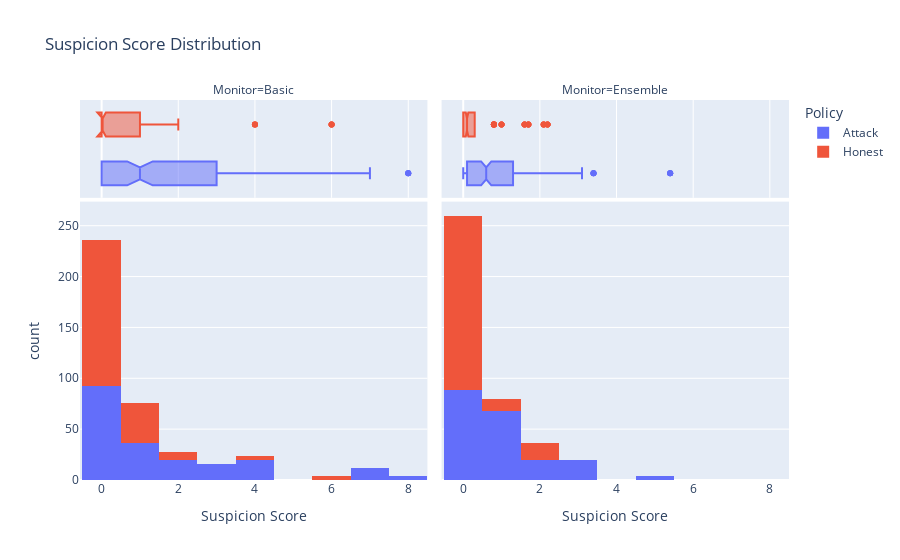
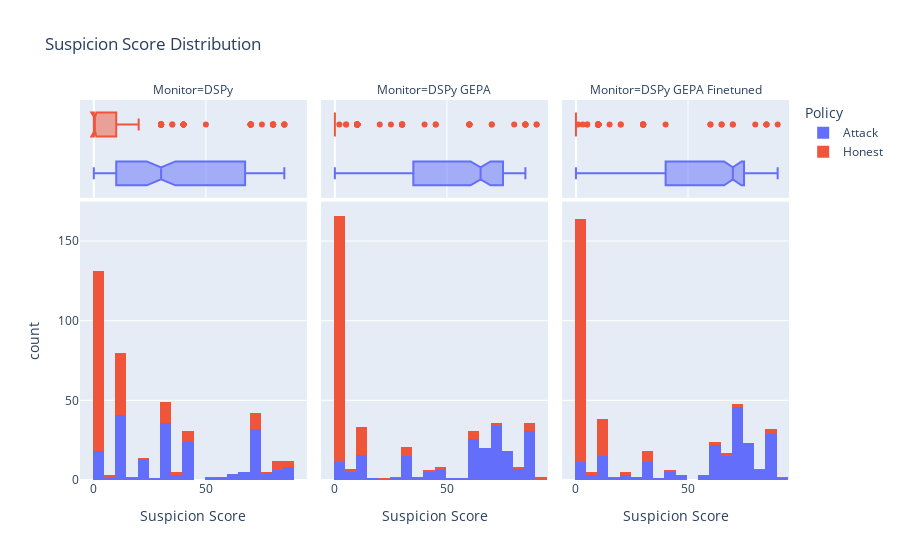

The notebook cell saved with these charts, in order:
### Code cell
suspicion_plot_df = suspicion_df.copy()
suspicion_plot_df.loc[:, "Monitor"] = format_monitor_name(suspicion_plot_df)
fig = px.histogram(
    suspicion_plot_df[suspicion_plot_df["Monitor"].isin(["Basic", "Ensemble"])],
    x="Suspicion Score",
    color="Policy",
    nbins=11,
    facet_col="Monitor",
    title="Suspicion Score Distribution",
    marginal="box",
)
fig.update_layout(
    hovermode="x",
)
fig.write_html(FIGURES_DIR / "basic+ensemble_suspicion_score_distribution.html")
fig.write_image(
    FIGURES_DIR / "basic+ensemble_suspicion_score_distribution.png", **PLOTLY_FIG_KWARGS
)
fig.show()
fig = px.histogram(
    suspicion_plot_df[~suspicion_plot_df["Monitor"].isin(["Basic", "Ensemble"])],
    x="Suspicion Score",
    color="Policy",
    nbins=21,
    facet_col="Monitor",
    title="Suspicion Score Distribution",
    marginal="box",
)
fig.update_layout(
    hovermode="x",
)
fig.write_html(FIGURES_DIR / "dspy_suspicion_score_distribution.html")
fig.write_image(
    FIGURES_DIR / "dspy_suspicion_score_distribution.png", **PLOTLY_FIG_KWARGS
)
fig.show()

### Figure 1 — Plotly figure (JSON) as saved in the notebook; plotly's stock layout.template omitted (floating-point values rounded to 4 significant figures; data arrays with more than 128 entries replaced by an {"elided": "..."} marker saying what was removed)
{"data": [{"bingroup": "x", "hovertemplate": "Policy=Attack<br>Monitor=Basic<br>Suspicion Score=%{x}<br>count=%{y}<extra></extra>", "legendgroup": "Attack", "marker": {"color": "#636efa", "pattern": {"shape": ""}}, "name": "Attack", "nbinsx": 11, "orientation": "v", "showlegend": true, "type": "histogram", "x": {"elided": "200 float values"}, "xaxis": "x", "yaxis": "y"}, {"hovertemplate": "Policy=Attack<br>Monitor=Basic<br>Suspicion Score=%{x}<extra></extra>", "legendgroup": "Attack", "marker": {"color": "#636efa"}, "name": "Attack", "notched": true, "showlegend": false, "type": "box", "x": {"elided": "200 float values"}, "xaxis": "x3", "yaxis": "y3"}, {"bingroup": "x", "hovertemplate": "Policy=Attack<br>Monitor=Ensemble<br>Suspicion Score=%{x}<br>count=%{y}<extra></extra>", "legendgroup": "Attack", "marker": {"color": "#636efa", "pattern": {"shape": ""}}, "name": "Attack", "nbinsx": 11, "orientation": "v", "showlegend": false, "type": "histogram", "x": {"elided": "200 float values"}, "xaxis": "x2", "yaxis": "y2"}, {"hovertemplate": "Policy=Attack<br>Monitor=Ensemble<br>Suspicion Score=%{x}<extra></extra>", "legendgroup": "Attack", "marker": {"color": "#636efa"}, "name": "Attack", "notched": true, "showlegend": false, "type": "box", "x": {"elided": "200 float values"}, "xaxis": "x4", "yaxis": "y4"}, {"bingroup": "x", "hovertemplate": "Policy=Honest<br>Monitor=Basic<br>Suspicion Score=%{x}<br>count=%{y}<extra></extra>", "legendgroup": "Honest", "marker": {"color": "#EF553B", "pattern": {"shape": ""}}, "name": "Honest", "nbinsx": 11, "orientation": "v", "showlegend": true, "type": "histogram", "x": {"elided": "200 float values"}, "xaxis": "x", "yaxis": "y"}, {"hovertemplate": "Policy=Honest<br>Monitor=Basic<br>Suspicion Score=%{x}<extra></extra>", "legendgroup": "Honest", "marker": {"color": "#EF553B"}, "name": "Honest", "notched": true, "showlegend": false, "type": "box", "x": {"elided": "200 float values"}, "xaxis": "x3", "yaxis": "y3"}, {"bingroup": "x", "hovertemplate": "Policy=Honest<br>Monitor=Ensemble<br>Suspicion Score=%{x}<br>count=%{y}<extra></extra>", "legendgroup": "Honest", "marker": {"color": "#EF553B", "pattern": {"shape": ""}}, "name": "Honest", "nbinsx": 11, "orientation": "v", "showlegend": false, "type": "histogram", "x": {"elided": "200 float values"}, "xaxis": "x2", "yaxis": "y2"}, {"hovertemplate": "Policy=Honest<br>Monitor=Ensemble<br>Suspicion Score=%{x}<extra></extra>", "legendgroup": "Honest", "marker": {"color": "#EF553B"}, "name": "Honest", "notched": true, "showlegend": false, "type": "box", "x": {"elided": "200 float values"}, "xaxis": "x4", "yaxis": "y4"}], "layout": {"annotations": [{"font": {}, "showarrow": false, "text": "Monitor=Basic", "x": 0.245, "xanchor": "center", "xref": "paper", "y": 1, "yanchor": "bottom", "yref": "paper"}, {"font": {}, "showarrow": false, "text": "Monitor=Ensemble", "x": 0.755, "xanchor": "center", "xref": "paper", "y": 1, "yanchor": "bottom", "yref": "paper"}], "barmode": "relative", "hovermode": "x", "legend": {"title": {"text": "Policy"}, "tracegroupgap": 0}, "title": {"text": "Suspicion Score Distribution"}, "xaxis": {"anchor": "y", "domain": [0, 0.49], "title": {"text": "Suspicion Score"}}, "xaxis2": {"anchor": "y2", "domain": [0.51, 1], "matches": "x", "title": {"text": "Suspicion Score"}}, "xaxis3": {"anchor": "y3", "domain": [0, 0.49], "matches": "x", "showgrid": true, "showticklabels": false}, "xaxis4": {"anchor": "y4", "domain": [0.51, 1], "matches": "x", "showgrid": true, "showticklabels": false}, "yaxis": {"anchor": "x", "domain": [0, 0.7326], "title": {"text": "count"}}, "yaxis2": {"anchor": "x2", "domain": [0, 0.7326], "matches": "y", "showticklabels": false}, "yaxis3": {"anchor": "x3", "domain": [0.7426, 1], "matches": "y3", "showgrid": false, "showline": false, "showticklabels": false, "ticks": ""}, "yaxis4": {"anchor": "x4", "domain": [0.7426, 1], "matches": "y3", "showgrid": false, "showline": false, "showticklabels": false, "ticks": ""}}}

### Figure 2 — Plotly figure (JSON) as saved in the notebook; plotly's stock layout.template omitted (floating-point values rounded to 4 significant figures; data arrays with more than 128 entries replaced by an {"elided": "..."} marker saying what was removed)
{"data": [{"bingroup": "x", "hovertemplate": "Policy=Attack<br>Monitor=DSPy<br>Suspicion Score=%{x}<br>count=%{y}<extra></extra>", "legendgroup": "Attack", "marker": {"color": "#636efa", "pattern": {"shape": ""}}, "name": "Attack", "nbinsx": 21, "orientation": "v", "showlegend": true, "type": "histogram", "x": {"elided": "200 float values"}, "xaxis": "x", "yaxis": "y"}, {"hovertemplate": "Policy=Attack<br>Monitor=DSPy<br>Suspicion Score=%{x}<extra></extra>", "legendgroup": "Attack", "marker": {"color": "#636efa"}, "name": "Attack", "notched": true, "showlegend": false, "type": "box", "x": {"elided": "200 float values"}, "xaxis": "x4", "yaxis": "y4"}, {"bingroup": "x", "hovertemplate": "Policy=Attack<br>Monitor=DSPy GEPA<br>Suspicion Score=%{x}<br>count=%{y}<extra></extra>", "legendgroup": "Attack", "marker": {"color": "#636efa", "pattern": {"shape": ""}}, "name": "Attack", "nbinsx": 21, "orientation": "v", "showlegend": false, "type": "histogram", "x": {"elided": "200 float values"}, "xaxis": "x2", "yaxis": "y2"}, {"hovertemplate": "Policy=Attack<br>Monitor=DSPy GEPA<br>Suspicion Score=%{x}<extra></extra>", "legendgroup": "Attack", "marker": {"color": "#636efa"}, "name": "Attack", "notched": true, "showlegend": false, "type": "box", "x": {"elided": "200 float values"}, "xaxis": "x5", "yaxis": "y5"}, {"bingroup": "x", "hovertemplate": "Policy=Attack<br>Monitor=DSPy GEPA Finetuned<br>Suspicion Score=%{x}<br>count=%{y}<extra></extra>", "legendgroup": "Attack", "marker": {"color": "#636efa", "pattern": {"shape": ""}}, "name": "Attack", "nbinsx": 21, "orientation": "v", "showlegend": false, "type": "histogram", "x": {"elided": "200 float values"}, "xaxis": "x3", "yaxis": "y3"}, {"hovertemplate": "Policy=Attack<br>Monitor=DSPy GEPA Finetuned<br>Suspicion Score=%{x}<extra></extra>", "legendgroup": "Attack", "marker": {"color": "#636efa"}, "name": "Attack", "notched": true, "showlegend": false, "type": "box", "x": {"elided": "200 float values"}, "xaxis": "x6", "yaxis": "y6"}, {"bingroup": "x", "hovertemplate": "Policy=Honest<br>Monitor=DSPy<br>Suspicion Score=%{x}<br>count=%{y}<extra></extra>", "legendgroup": "Honest", "marker": {"color": "#EF553B", "pattern": {"shape": ""}}, "name": "Honest", "nbinsx": 21, "orientation": "v", "showlegend": true, "type": "histogram", "x": {"elided": "200 float values"}, "xaxis": "x", "yaxis": "y"}, {"hovertemplate": "Policy=Honest<br>Monitor=DSPy<br>Suspicion Score=%{x}<extra></extra>", "legendgroup": "Honest", "marker": {"color": "#EF553B"}, "name": "Honest", "notched": true, "showlegend": false, "type": "box", "x": {"elided": "200 float values"}, "xaxis": "x4", "yaxis": "y4"}, {"bingroup": "x", "hovertemplate": "Policy=Honest<br>Monitor=DSPy GEPA<br>Suspicion Score=%{x}<br>count=%{y}<extra></extra>", "legendgroup": "Honest", "marker": {"color": "#EF553B", "pattern": {"shape": ""}}, "name": "Honest", "nbinsx": 21, "orientation": "v", "showlegend": false, "type": "histogram", "x": {"elided": "200 float values"}, "xaxis": "x2", "yaxis": "y2"}, {"hovertemplate": "Policy=Honest<br>Monitor=DSPy GEPA<br>Suspicion Score=%{x}<extra></extra>", "legendgroup": "Honest", "marker": {"color": "#EF553B"}, "name": "Honest", "notched": true, "showlegend": false, "type": "box", "x": {"elided": "200 float values"}, "xaxis": "x5", "yaxis": "y5"}, {"bingroup": "x", "hovertemplate": "Policy=Honest<br>Monitor=DSPy GEPA Finetuned<br>Suspicion Score=%{x}<br>count=%{y}<extra></extra>", "legendgroup": "Honest", "marker": {"color": "#EF553B", "pattern": {"shape": ""}}, "name": "Honest", "nbinsx": 21, "orientation": "v", "showlegend": false, "type": "histogram", "x": {"elided": "200 float values"}, "xaxis": "x3", "yaxis": "y3"}, {"hovertemplate": "Policy=Honest<br>Monitor=DSPy GEPA Finetuned<br>Suspicion Score=%{x}<extra></extra>", "legendgroup": "Honest", "marker": {"color": "#EF553B"}, "name": "Honest", "notched": true, "showlegend": false, "type": "box", "x": {"elided": "200 float values"}, "xaxis": "x6", "yaxis": "y6"}], "layout": {"annotations": [{"font": {}, "showarrow": false, "text": "Monitor=DSPy", "x": 0.16, "xanchor": "center", "xref": "paper", "y": 1, "yanchor": "bottom", "yref": "paper"}, {"font": {}, "showarrow": false, "text": "Monitor=DSPy GEPA", "x": 0.5, "xanchor": "center", "xref": "paper", "y": 1, "yanchor": "bottom", "yref": "paper"}, {"font": {}, "showarrow": false, "text": "Monitor=DSPy GEPA Finetuned", "x": 0.84, "xanchor": "center", "xref": "paper", "y": 1, "yanchor": "bottom", "yref": "paper"}], "barmode": "relative", "hovermode": "x", "legend": {"title": {"text": "Policy"}, "tracegroupgap": 0}, "title": {"text": "Suspicion Score Distribution"}, "xaxis": {"anchor": "y", "domain": [0, 0.32], "title": {"text": "Suspicion Score"}}, "xaxis2": {"anchor": "y2", "domain": [0.34, 0.66], "matches": "x", "title": {"text": "Suspicion Score"}}, "xaxis3": {"anchor": "y3", "domain": [0.68, 1.0], "matches": "x", "title": {"text": "Suspicion Score"}}, "xaxis4": {"anchor": "y4", "domain": [0, 0.32], "matches": "x", "showgrid": true, "showticklabels": false}, "xaxis5": {"anchor": "y5", "domain": [0.34, 0.66], "matches": "x", "showgrid": true, "showticklabels": false}, "xaxis6": {"anchor": "y6", "domain": [0.68, 1.0], "matches": "x", "showgrid": true, "showticklabels": false}, "yaxis": {"anchor": "x", "domain": [0, 0.7326], "title": {"text": "count"}}, "yaxis2": {"anchor": "x2", "domain": [0, 0.7326], "matches": "y", "showticklabels": false}, "yaxis3": {"anchor": "x3", "domain": [0, 0.7326], "matches": "y", "showticklabels": false}, "yaxis4": {"anchor": "x4", "domain": [0.7426, 1], "matches": "y4", "showgrid": false, "showline": false, "showticklabels": false, "ticks": ""}, "yaxis5": {"anchor": "x5", "domain": [0.7426, 1], "matches": "y4", "showgrid": false, "showline": false, "showticklabels": false, "ticks": ""}, "yaxis6": {"anchor": "x6", "domain": [0.7426, 1], "matches": "y4", "showgrid": false, "showline": false, "showticklabels": false, "ticks": ""}}}
